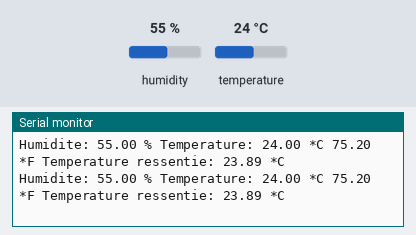
The sketch below on a simulated Arduino Due. Parts: the last lines printed to the serial monitor. The inputs (shaded band) are chosen by the test bench; at power-on: humidity 55 %, temperature 24 °C.

Above: at 4.8 s.
4.9 s: humidity set to 22 %
At 7.4 s:
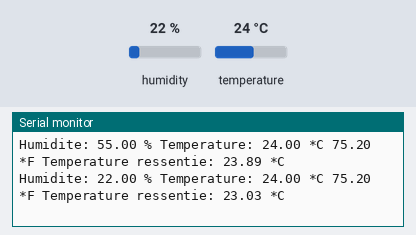
7.9 s: temperature set to 12 °C
At 9.1 s:
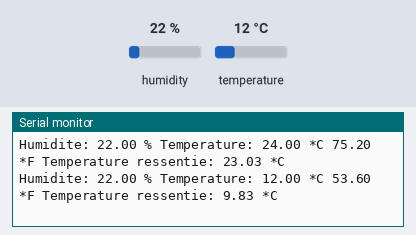
10.9 s: humidity set to 40 %
At 12.5 s:
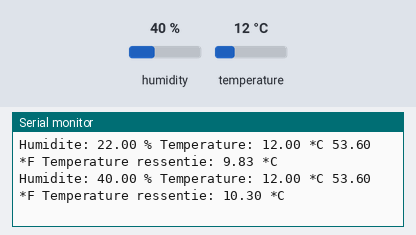
Timing chart, 0 to 14.0 s (numbered marks = the images above; inputs shaded):
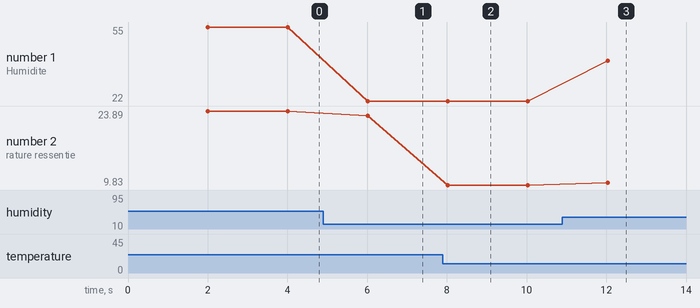

The sketch:

dht22_lecture.ino
```cpp
#include <DHT.h>
#include <Adafruit_Sensor.h>

// Constantes
#define DHTPIN 7           // Broche sur laquelle le capteur est câblé
#define DHTTYPE DHT22      // Type de capteur

// Déclaration du capteur
DHT dht(DHTPIN, DHTTYPE);

void setup() {
  // Lancement de la liaison série sur Arduino Due (Native USB Port)
  SerialUSB.begin(9600);
  while (!SerialUSB) {
    ; // attente de l'ouverture du moniteur série
  }

  // Initialisation du capteur
  dht.begin();
}

void loop() {
  // Attente avant la prochaine mesure
  delay(2000);

  // Humidité
  float humidite = dht.readHumidity();

  // Température en Celsius
  float tempCelcius = dht.readTemperature();

  // Température en Fahrenheit
  float tempFahr = dht.readTemperature(true);

  // Vérification qu'il n'y ait pas d'erreurs de lecture
  if (isnan(humidite) || isnan(tempCelcius) || isnan(tempFahr)) {
    SerialUSB.println("Erreur de lecture du capteur DHT!");
    return;
  }

  // Température ressentie
  float tempRessentie = dht.computeHeatIndex(tempCelcius, humidite, false);

  // Affichage sur le moniteur série
  SerialUSB.print("Humidite: ");
  SerialUSB.print(humidite);
  SerialUSB.print(" % ");

  SerialUSB.print("Temperature: ");
  SerialUSB.print(tempCelcius);
  SerialUSB.print(" *C ");

  SerialUSB.print(tempFahr);
  SerialUSB.print(" *F ");

  SerialUSB.print("Temperature ressentie: ");
  SerialUSB.print(tempRessentie);
  SerialUSB.println(" *C");
}
```

Measured:
- after the input at 4.9 s, the serial monitor: prints a new line after 1.1 s (image 1)
- after the input at 7.9 s, the serial monitor: prints a new line after 0.12 s (image 2)
- after the input at 10.9 s, the serial monitor: prints a new line after 1.1 s (image 3)
- plotted number 1: 55 → 22 after the input at 4.9 s, 22 → 40 after the input at 10.9 s
- plotted number 2: 23.89 → 23.03 after the input at 4.9 s, 23.03 → 9.83 after the input at 7.9 s, 9.83 → 10.3 after the input at 10.9 s
